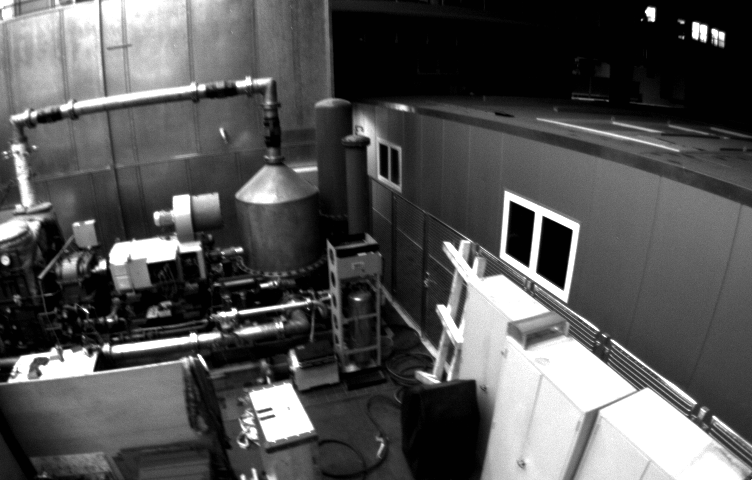
//> input picture opencv_test/two_image_pose_estimation/2.png, 752 x 480 px
$ ./harris   (built with g++ and OpenCV 4)
//> lines starting //> are read from the running program, lines starting //| are printed output that depends on the picture; after the words box and inside, x2 and y2 are one past the last pixel; in counts of white or black regions, pixels touching at a corner belong together

#include <iostream>
#include <opencv2/opencv.hpp>
#include "opencv2/highgui/highgui.hpp"
#include "opencv2/imgproc/imgproc.hpp"
using namespace cv;
using namespace std;

//-------------------------------------------------------------------------------
//  CV&AR:Harris
//	Auther: 1210
//	Date:2019/03/21
//-------------------------------------------------------------------------------

Mat g_srcImage, g_srcImage1, g_grayImage;
//Mat g_srcImage2, g_srcImage3, g_grayImage2;

int thresh = 50; //当前阈值
int max_thresh = 155; //最大阈值

void on_CornerHarris(int, void*);//回调函数

int main()
{
	//载入原始图并进行克隆保存
	g_srcImage = imread("/home/gp/桌面/gp_slam/opencv_test/two_image_pose_estimation/2.png", 1);
//> g_srcImage is the input picture: 480 rows x 752 cols, CV_8UC3; min 1, max 255, mean 85.5
	if (!g_srcImage.data) { printf("picture error！\n"); return false; }
	imshow("src 1210", g_srcImage);
	g_srcImage1 = g_srcImage.clone();
	//转为灰度图
	cvtColor(g_srcImage1, g_grayImage, COLOR_BGR2GRAY);
	//调用函数，进行初始化
	on_CornerHarris(0, 0);
	imshow("dst 1210", g_srcImage1);
	waitKey(0);
	return(0);
}

void on_CornerHarris(int, void*)
{
	//定义局部变量
	Mat dstImage;//目标图
	Mat normImage;//归一化后的图
	Mat scaledImage;//线性变换后的八位无符号整型的图

	//清除上一次调用此函数时他们的值
	dstImage = Mat::zeros(g_srcImage.size(), CV_32FC1);
	g_srcImage1 = g_srcImage.clone();

	//进行角点检测
	cornerHarris(g_grayImage, dstImage, 2, 3, 0.04, BORDER_DEFAULT);
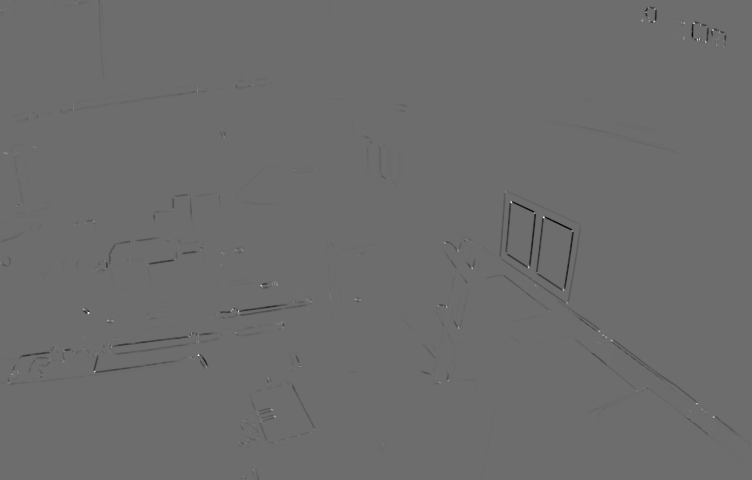
//> dstImage: 480 rows x 752 cols, CV_32FC1; min -0.024, max 0.0321, mean -7.48e-05; drawn with min black and max white

	// 归一化与转换
	normalize(dstImage, normImage, 0, 255, NORM_MINMAX, CV_32FC1, Mat());
	convertScaleAbs(normImage, scaledImage);//将归一化后的图线性变换成8位无符号整型

	// 将检测到的，且符合阈值条件的角点绘制出来
	int num=0;
	for (int j = 0; j < normImage.rows; j++)
	{
		for (int i = 0; i < normImage.cols; i++)
		{
			if ((int)normImage.at<float>(j, i) > thresh + 80)
			{
				circle(g_srcImage1, Point(i, j), 5, Scalar(10, 10, 255), 2, 8, 0);
				circle(scaledImage, Point(i, j), 5, Scalar(0, 10, 255), 2, 8, 0);
				num++;
			}
		}
	}
//> this loop made 480 passes
//> num on passes 1 to 3: 0, 0, 0
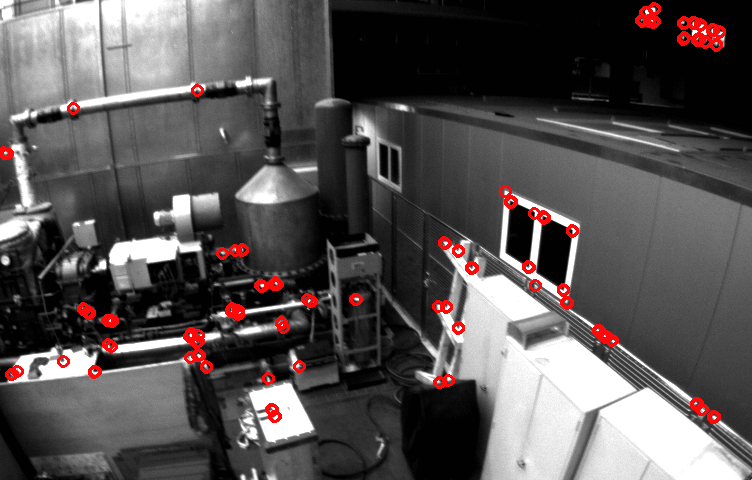
//> g_srcImage1: 480 rows x 752 cols, CV_8UC3; 2.07% of pixels changed, all inside (x1, y1, x2, y2) = (0, 2, 726, 424)
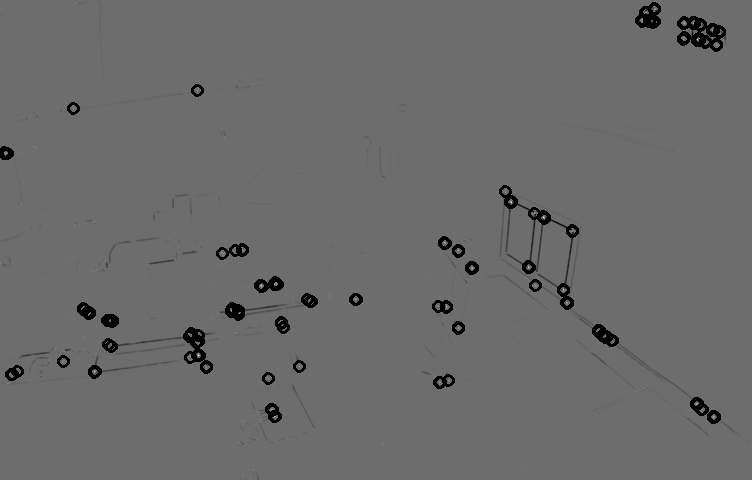
//> scaledImage: 480 rows x 752 cols, CV_8UC1; min 0, max 255, mean 106.5
//> after the loop, num = 178
	imshow("dst 1210", g_srcImage1);
	imwrite("./harris_img.jpg",g_srcImage1);
	cout<<"numbers of point	"<<num<<endl;
//| numbers of point	178
}

$ run again, with opencv_test/two_image_pose_estimation/1.png copied over opencv_test/two_image_pose_estimation/2.png
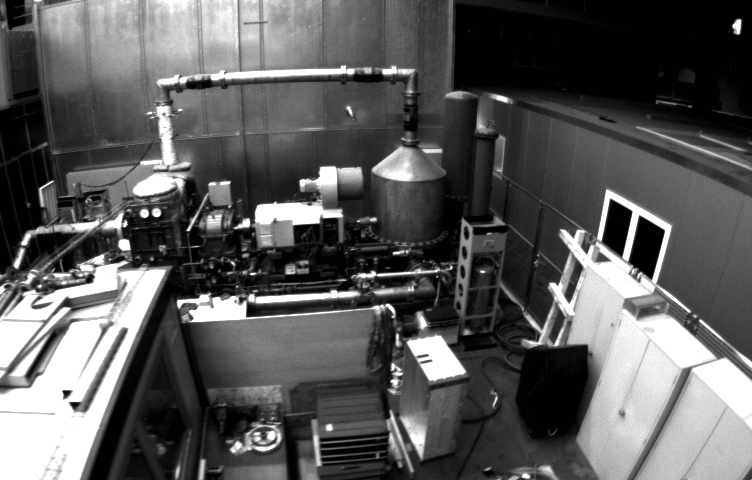
//> input picture opencv_test/two_image_pose_estimation/1.png, 752 x 480 px
//> g_srcImage is the input picture: 480 rows x 752 cols, CV_8UC3; min 1, max 255, mean 90.8
//> the loop in on_CornerHarris, `for (int j = 0; j < normImage.rows; j++)` made 480 passes
//> num on passes 1 to 3: 0, 0, 0
//> after the loop in on_CornerHarris, `for (int j = 0; j < normImage.rows; j++)`:
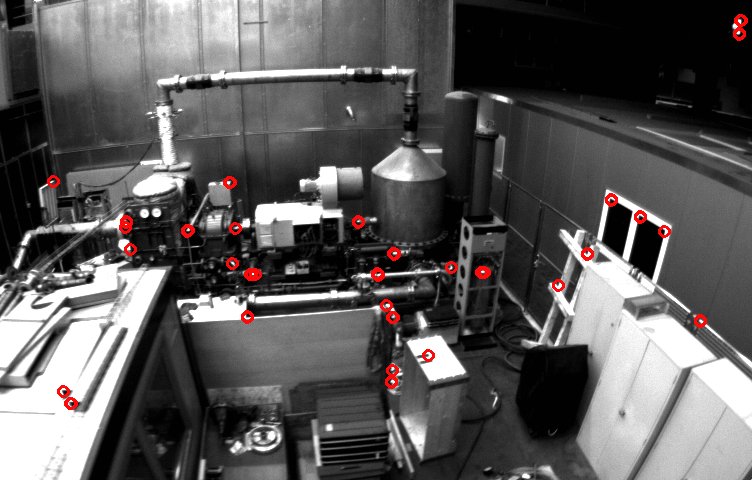
//> g_srcImage1: 480 rows x 752 cols, CV_8UC3; 0.88% of pixels changed, all inside (x1, y1, x2, y2) = (47, 14, 748, 410)
//> after the loop in on_CornerHarris, `for (int j = 0; j < normImage.rows; j++)`:
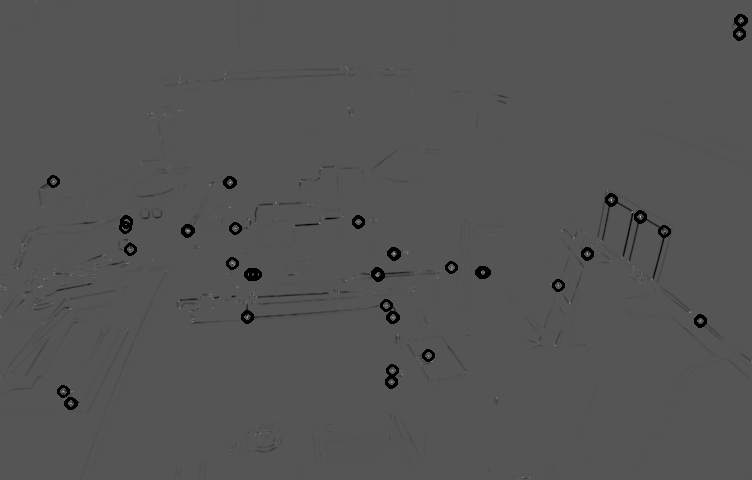
//> scaledImage: 480 rows x 752 cols, CV_8UC1; min 0, max 190, mean 83.9
//> after the loop in on_CornerHarris, `for (int j = 0; j < normImage.rows; j++)`: num = 52
//| numbers of point	52
